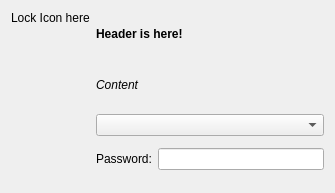
<ui version="4.0" >
 <class>AuthDialog</class>
 <widget class="QWidget" name="AuthDialog" >
  <property name="geometry" >
   <rect>
    <x>0</x>
    <y>0</y>
    <width>335</width>
    <height>193</height>
   </rect>
  </property>
  <property name="sizePolicy" >
   <sizepolicy vsizetype="MinimumExpanding" hsizetype="MinimumExpanding" >
    <horstretch>0</horstretch>
    <verstretch>0</verstretch>
   </sizepolicy>
  </property>
  <layout class="QGridLayout" name="gridLayout" >
   <item rowspan="6" row="0" column="0" >
    <layout class="QVBoxLayout" name="verticalLayout" >
     <item>
      <widget class="QLabel" name="lblPixmap" >
       <property name="sizePolicy" >
        <sizepolicy vsizetype="Preferred" hsizetype="Preferred" >
         <horstretch>0</horstretch>
         <verstretch>0</verstretch>
        </sizepolicy>
       </property>
       <property name="text" >
        <string notr="true">Lock Icon here</string>
       </property>
       <property name="wordWrap" >
        <bool>false</bool>
       </property>
       <property name="buddy" >
        <cstring>lePassword</cstring>
       </property>
      </widget>
     </item>
     <item>
      <spacer name="verticalSpacer" >
       <property name="orientation" >
        <enum>Qt::Vertical</enum>
       </property>
       <property name="sizeHint" stdset="0" >
        <size>
         <width>20</width>
         <height>92</height>
        </size>
       </property>
      </spacer>
     </item>
    </layout>
   </item>
   <item row="0" column="1" colspan="3" >
    <layout class="QVBoxLayout" name="verticalLayout_2" >
     <item>
      <widget class="QLabel" name="lblHeader" >
       <property name="sizePolicy" >
        <sizepolicy vsizetype="MinimumExpanding" hsizetype="MinimumExpanding" >
         <horstretch>0</horstretch>
         <verstretch>0</verstretch>
        </sizepolicy>
       </property>
       <property name="text" >
        <string notr="true">&lt;b>Header is here!&lt;/b></string>
       </property>
       <property name="wordWrap" >
        <bool>true</bool>
       </property>
       <property name="buddy" >
        <cstring>lePassword</cstring>
       </property>
      </widget>
     </item>
     <item>
      <widget class="QLabel" name="lblContent" >
       <property name="sizePolicy" >
        <sizepolicy vsizetype="MinimumExpanding" hsizetype="MinimumExpanding" >
         <horstretch>0</horstretch>
         <verstretch>0</verstretch>
        </sizepolicy>
       </property>
       <property name="text" >
        <string notr="true">&lt;i>Content&lt;/i></string>
       </property>
       <property name="wordWrap" >
        <bool>true</bool>
       </property>
      </widget>
     </item>
    </layout>
   </item>
   <item row="2" column="1" colspan="3" >
    <widget class="KTitleWidget" name="errorMessageKTW" />
   </item>
   <item row="3" column="1" colspan="2" >
    <widget class="QLabel" name="lblPassword" >
     <property name="text" >
      <string>Password:</string>
     </property>
     <property name="buddy" >
      <cstring>lePassword</cstring>
     </property>
    </widget>
   </item>
   <item row="3" column="3" >
    <widget class="KLineEdit" name="lePassword" >
     <property name="echoMode" >
      <enum>QLineEdit::Password</enum>
     </property>
     <property name="passwordMode" >
      <bool>true</bool>
     </property>
    </widget>
   </item>
   <item row="1" column="1" colspan="3" >
    <widget class="KComboBox" name="userCB" />
   </item>
  </layout>
  <zorder>errorMessageKTW</zorder>
  <zorder>lblPassword</zorder>
  <zorder>lePassword</zorder>
  <zorder>cbRemember</zorder>
  <zorder>cbSessionOnly</zorder>
  <zorder>horizontalSpacer</zorder>
  <zorder>userCB</zorder>
 </widget>
 <customwidgets>
  <customwidget>
   <class>KComboBox</class>
   <extends>QComboBox</extends>
   <header>kcombobox.h</header>
  </customwidget>
  <customwidget>
   <class>KLineEdit</class>
   <extends>QLineEdit</extends>
   <header>klineedit.h</header>
  </customwidget>
  <customwidget>
   <class>KTitleWidget</class>
   <extends>QWidget</extends>
   <header>ktitlewidget.h</header>
  </customwidget>
 </customwidgets>
 <tabstops>
  <tabstop>userCB</tabstop>
  <tabstop>lePassword</tabstop>
  <tabstop>cbRemember</tabstop>
  <tabstop>cbSessionOnly</tabstop>
 </tabstops>
 <resources/>
 <connections>
  <connection>
   <sender>cbRemember</sender>
   <signal>toggled(bool)</signal>
   <receiver>cbSessionOnly</receiver>
   <slot>setEnabled(bool)</slot>
   <hints>
    <hint type="sourcelabel" >
     <x>259</x>
     <y>161</y>
    </hint>
    <hint type="destinationlabel" >
     <x>161</x>
     <y>169</y>
    </hint>
   </hints>
  </connection>
 </connections>
</ui>
